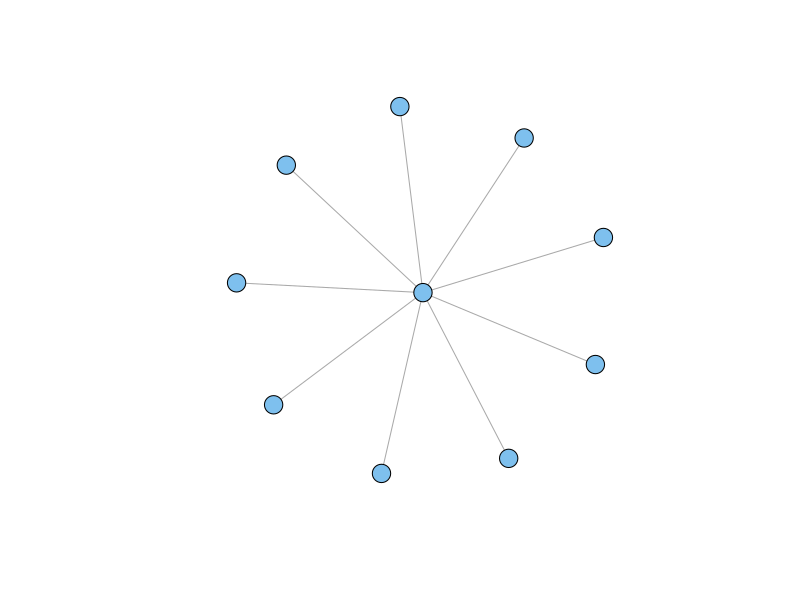
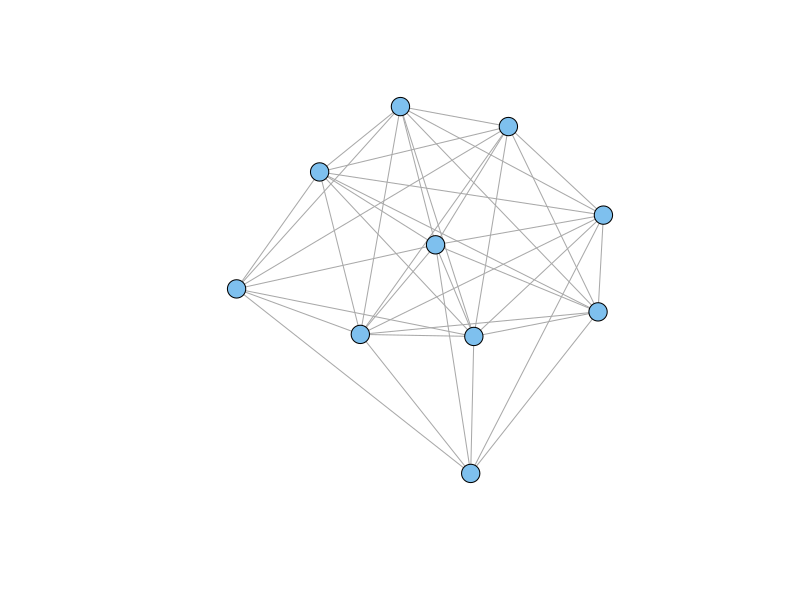

Write R code to recreate these figures, in order.
## ---- chunk 1
#| echo: false
#| warning: false
library(igraph)
g1 <- make_star(10, mode="undirected")
plot(g1, vertex.color="skyblue2", vertex.size=10, vertex.label=NA)
## ---- chunk 2
#| echo: false
g2 <- sample_gnm(n=10,m=40)
plot(g2, vertex.color="skyblue2", vertex.size=10, vertex.label=NA)
